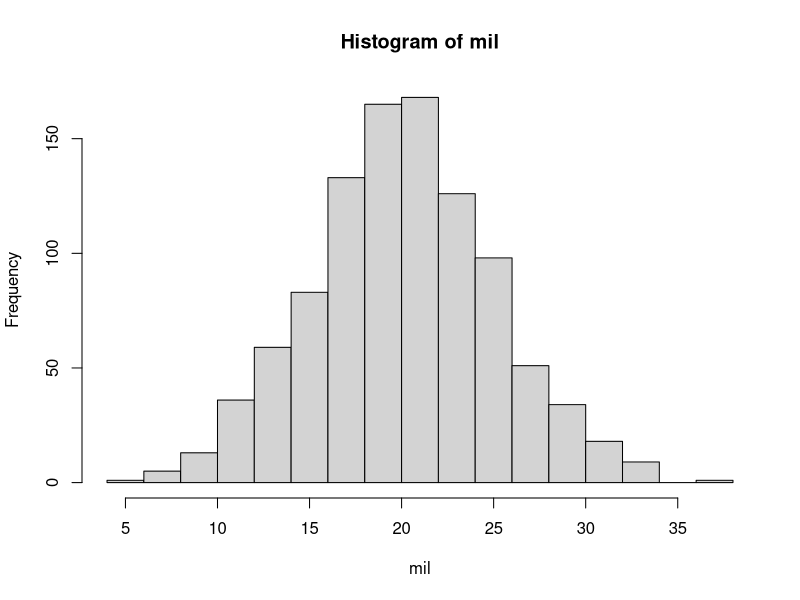

Reproduce this figure in R.
## ---- chunk 1
log_natural <- log(12.43)

log_10 <- log10(12.43)

log_2 <- log2(12.43)

raiz <- sqrt(12.43)

soma <- log_natural + log_10 + log_2 + raiz

round(soma, 2)

## ---- chunk 2
r <- 20/2

area_circulo <- pi*(r^2)

print(area_circulo)
## ---- chunk 3
(14*0.51)^(1/3)
## ---- chunk 4
a <- 2

b <- -1

c <- -4

x1 <- (-b + sqrt(b^2 - 4*a*c))/(2*a)

x2 <- (-b - sqrt(b^2 - 4*a*c))/(2*a)

round(x1, 2)

round(x2, 2)
## ---- chunk 5
peso <- c(80.2, 56.3, 70.5, 60.3)

round(mean(peso),1)

round(sd(peso),1) 

## ---- chunk 6
altura <- c(175, 160, 165, 172)

altura_m <- altura/100

median(altura_m)

min(altura_m)

max(altura_m)

## ---- chunk 7
peso <- c(80.2, 56.3, 70.5, 60.3)

altura <- c(175, 160, 165, 172)

altura_m <- altura/100

imc <- peso/altura_m^2

round(mean(imc),3)
## ---- chunk 8
#| echo: true
a <- c(2.567,3.786,4.89,5.765,9.27) 

round(mean(a), 2) 
## ---- chunk 9
questoes <- paste(rep("q",5), 1:5, sep = "")

print(questoes)
## ---- chunk 10
questoes_ <- paste(rep("q",5), 1:5, sep = "_")

print(questoes_)
## ---- chunk 11
questoes <- rep("q",5) |> 
  paste(1:5, sep = "")

print(questoes)
## ---- chunk 12
set.seed(123)

mil <- rnorm(1000, 20, 5)

hist(mil)

## ---- chunk 13
a <- c(1,2,"três",4,"cinco")

print(a)
## ---- chunk 14
replace(a, c(3,5), c(3,5))
## ---- chunk 15
colunas <- colnames(mtcars)

print(colunas)
